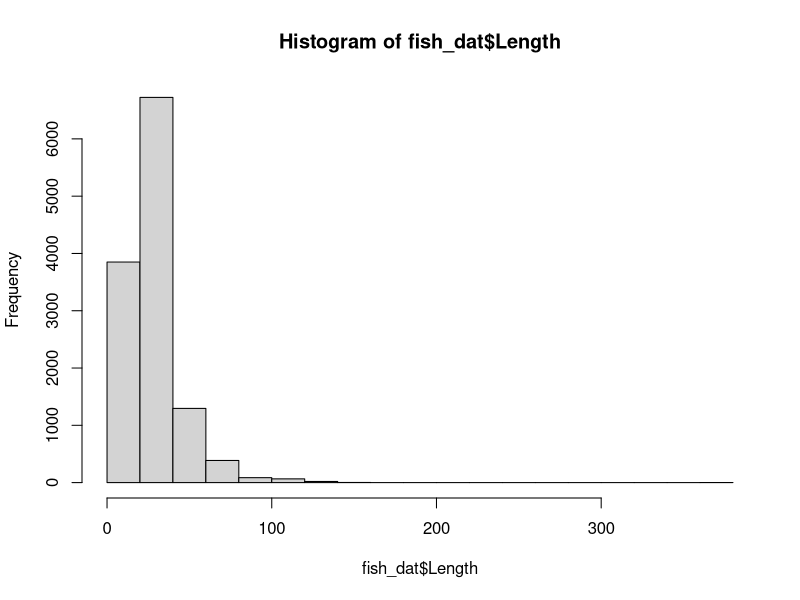
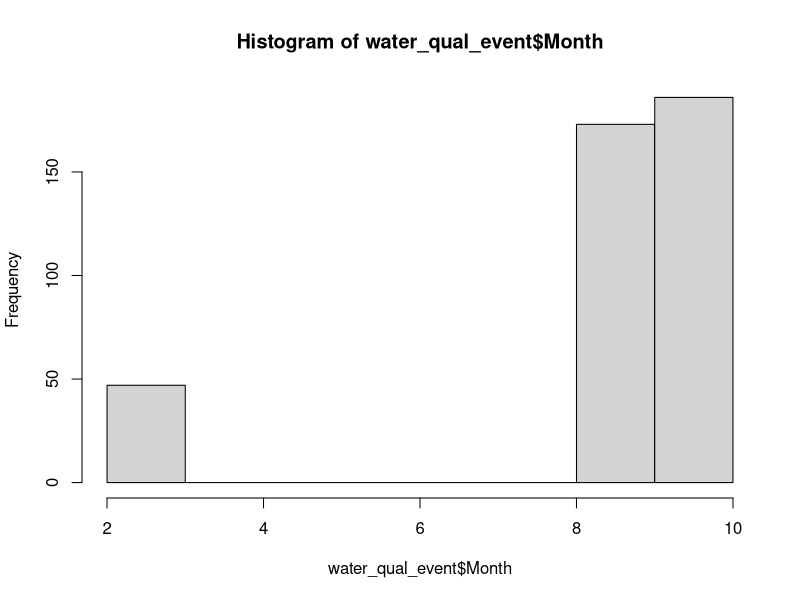
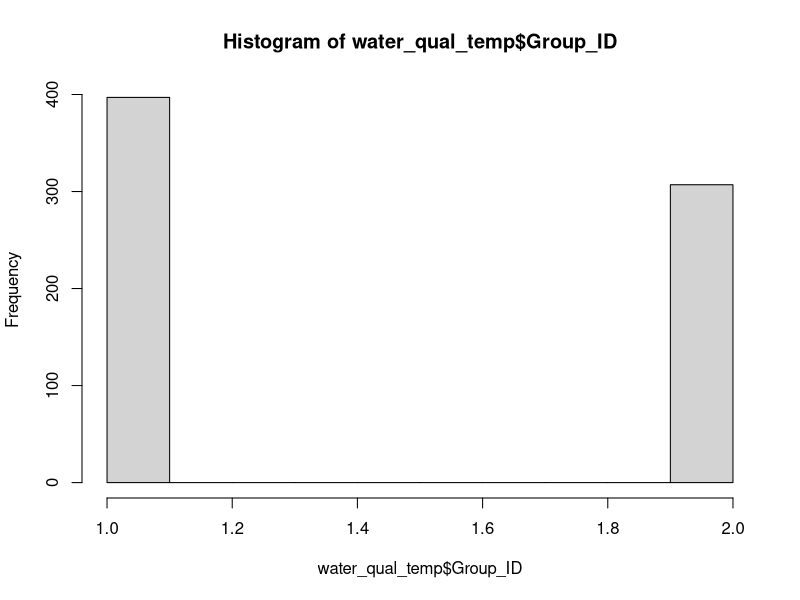
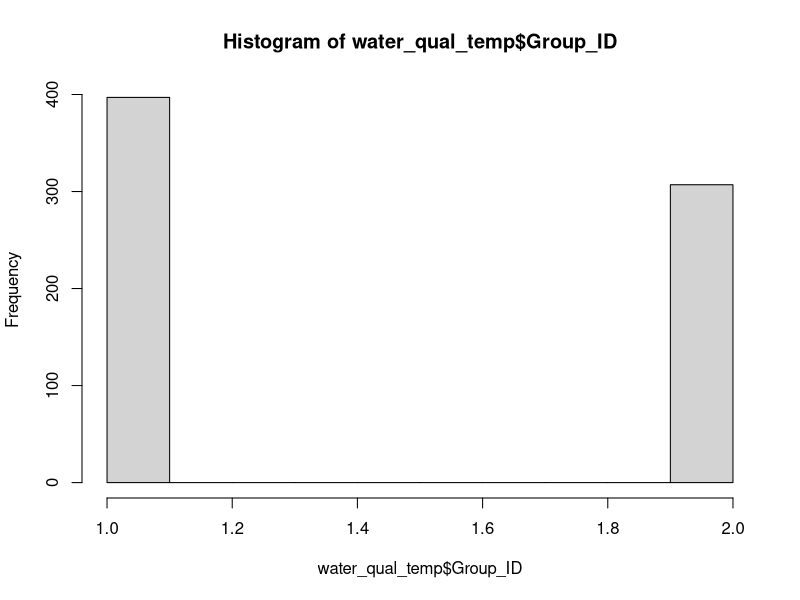
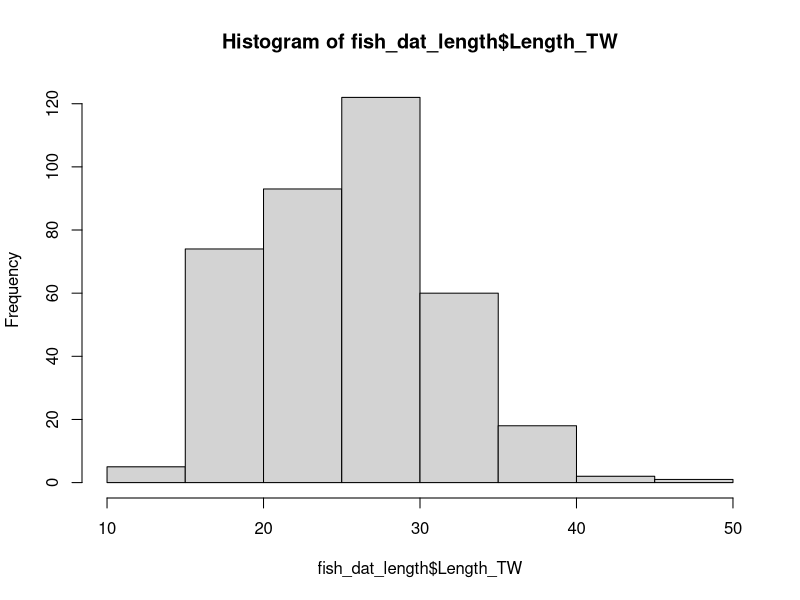
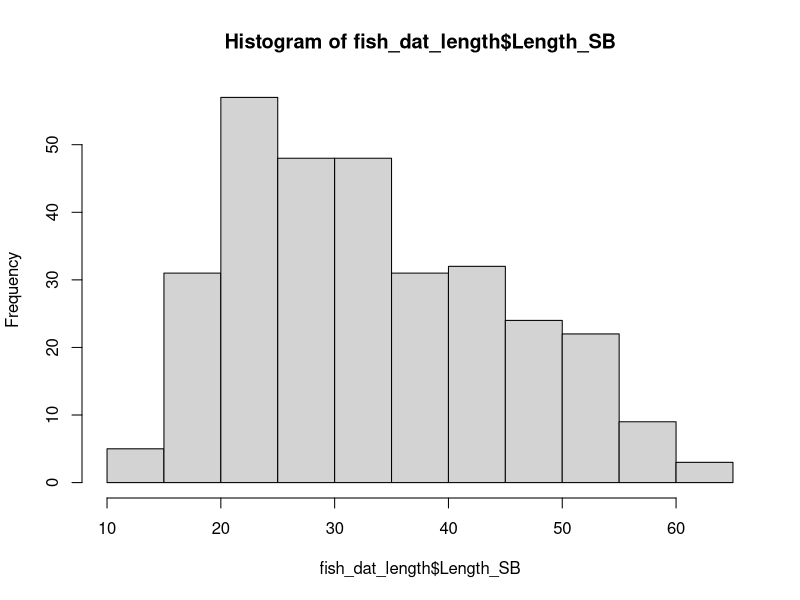
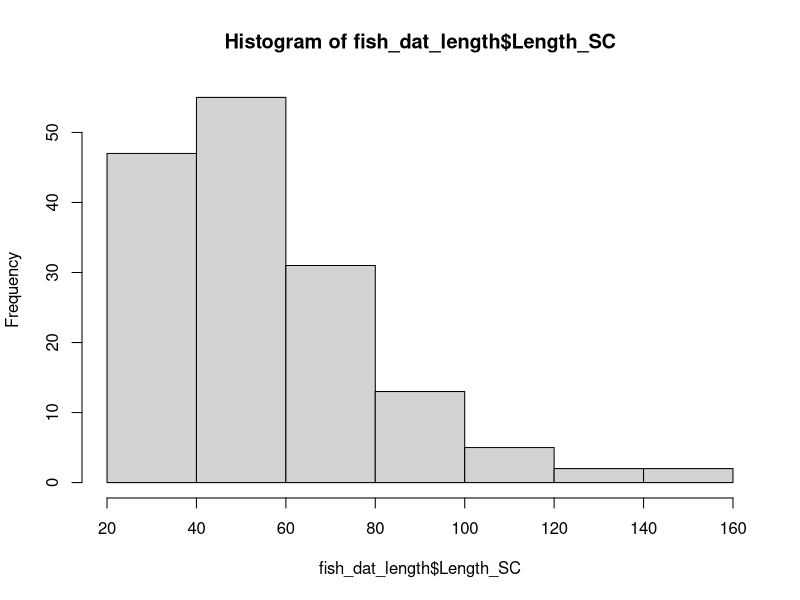
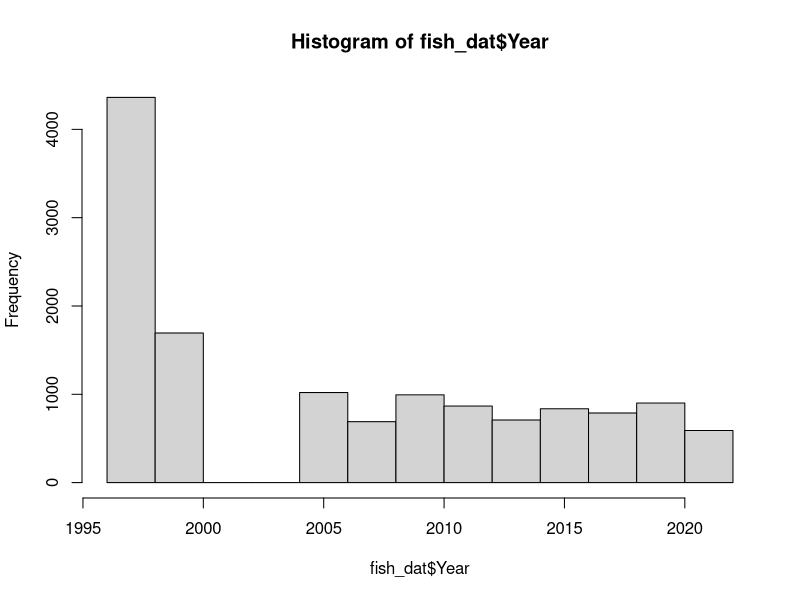

Recreate these plots in R, in order. (Note: this script raises an error after producing the figures.)
### data cleaning

# load packages
library(tidyverse)
library(data.table)
library(lubridate)

## Import three data tables
water_qual_event <- read_csv("Data/water_qual_event.csv", 
                             col_types = cols(Date = col_date(format = "%m/%d/%Y")))
water_qual_event
fish_dat <- read_csv("Data/fish_dat.csv", 
                     col_types = cols(Year = col_double()))
#View(fish_dat)

#some entries in Station ID need to be converted to all caps
fish_dat$Station_ID = toupper(fish_dat$Station_ID)


# import notes problems on rows 12485 and 13444, but I don't see anything wrong.
#note that mort and Injury are all NA
water_qual <- read_csv("Data/water_qual.csv", 
                       col_types = cols(Date = col_date(format = "%m/%d/%Y"), 
                                        ID = col_character(), Start_time = col_character()))

#View(water_qual)
hist(fish_dat$Length) #outlier length on a stickleback (370mm!)  Check with Darren


## To Merge all the files with the fish data, we need to use Year-Season-Station_ID for all three files
# Water_qual_event
water_qual_event$Year <- year(water_qual_event$Date)
water_qual_event$Month <- month(water_qual_event$Date)
hist(water_qual_event$Month)
water_qual_event$Season <- ifelse(water_qual_event$Month < 6, "Winter", "Fall")  # Darren OK'd
water_qual_event$Unique_ID2 <- paste0(water_qual_event$Year,"_", 
                                      water_qual_event$Season, "_", 
                                      water_qual_event$Station_ID)
duplicated(water_qual_event$Unique_ID2) #yay, no duplicates #406 rows

#View(water_qual_event)

#Water_qual
water_qual$Year <- year(water_qual$Date)
water_qual$Month <- month(water_qual$Date)
water_qual$Season <- ifelse(water_qual$Month < 6, "Winter", "Fall")
water_qual$Unique_ID2 <- paste0(water_qual$Year,"_", 
                                water_qual$Season, "_", 
                                water_qual$Station_ID)
duplicated(water_qual$Unique_ID2) #duplicates expected will fix with pivot wider


#fish_dat - sesaon and year done
fish_dat$Unique_ID2 <- paste0(fish_dat$Year,"_", 
                              fish_dat$Season, "_", 
                              fish_dat$Station_ID)
duplicated(fish_dat$Unique_ID2) #mostly duplicate will fix with summarize

#lets make water_qual wide so each even has unique row.  
#currently surface and bottom samples from same even in consecutive rows

## add a unique "Group_ID" to each duplicated row to enable pivot wide
## rowid is from data.table package
water_qual_temp <- water_qual %>% 
  mutate(Group_ID = data.table::rowid(Unique_ID2)) #changed to Unique_ID2

#View(water_qual_temp)
hist(water_qual_temp$Group_ID)

# looks like some data are more than just the 2 values...perhaps these can be deleted?  look at raw data to see why 3-6 samples at some events.
# only 14 instances of > 2 environmental samples...I think we can delete these replicates and just keep the core 2 samples for each parameter.

water_qual_temp <- water_qual_temp %>%
  filter(Group_ID < 3)

hist(water_qual_temp$Group_ID)

# pivot wide
water_qual_wide <- water_qual_temp %>%
  pivot_wider(id_cols = c("Unique_ID2", "Date"), # added Date to keep in file
              names_from = "Group_ID",
              values_from = c("Water_temp", "Spec_cond", "Der_spec_cond", "DO", "Perc_sat", "pH")) #airtemp only 1 measurement
#View(water_qual_wide) #has 397 rows, water_qual_event has 406 rows.  so some events missing WQ data?

# change some character to numeric
water_qual_wide$Water_temp_1 <- as.numeric(water_qual_wide$Water_temp_1)
water_qual_wide$Water_temp_2 <- as.numeric(water_qual_wide$Water_temp_2)
water_qual_wide$Spec_cond_1  <- as.numeric(water_qual_wide$Spec_cond_1)
water_qual_wide$Spec_cond_2  <- as.numeric(water_qual_wide$Spec_cond_2)
water_qual_wide$DO_1  <- as.numeric(water_qual_wide$DO_1)
water_qual_wide$DO_2  <- as.numeric(water_qual_wide$DO_2)
water_qual_wide$Perc_sat_1  <- as.numeric(water_qual_wide$Perc_sat_1)
water_qual_wide$Perc_sat_2  <- as.numeric(water_qual_wide$Perc_sat_2)

#join WQ_event and WQ
WQ_event_WQ <- left_join(water_qual_event, water_qual_wide, by = "Unique_ID2")
#View(WQ_event_WQ) 

# fix some Species naming errors
unique(fish_dat$Species) 
fish_dat$Species <- 
  ifelse(fish_dat$Species == "PSC", "SC",
         ifelse(fish_dat$Species == "SSC", "SC", 
                ifelse(fish_dat$Species == "SCU", "SC", fish_dat$Species)))
unique(fish_dat$Species) #looks good

# get sum fish per day
fish_dat_sum <- 
  fish_dat %>%                                       
  group_by(Unique_ID2, Species) %>%                         
  summarise_at(vars(Numbers),             
               list(spec_sum = sum))
(fish_dat_sum)

#create length columns for each species
# 2023-06-21 Seems to work
## but BB and TTB check on need for weighted means and how to get min and max.
fish_dat_length <- 
  fish_dat %>% 
   filter(!is.na(Length)) %>%     # remove the NA lengths
  pivot_wider(id_cols = "Unique_ID2",
              names_from = "Species",
              values_from = "Length",
              names_prefix = "Length_",
              values_fn = mean)   # added to get mean for the multiple groups of same 
(fish_dat_length)
hist(fish_dat_length$Length_TW)
hist(fish_dat_length$Length_SB)
hist(fish_dat_length$Length_SC)


#### 2023-08-07
#### fixing up the fish length to get species by year.
#### for fish lengths need to use fish_dat

hist(fish_dat$Year)

length.test1 <- 
  fish_dat %>% 
  filter(!is.na(Length)) %>%
  filter(Season == "Fall") %>%
  group_by(Species, Year) %>%
  summarise_at(vars(Length),             
               list(min_length = min,
                    max_length = max,
                    mean_length = mean,
                    sample_size = length))
  
  ggplot(length.test1, aes(Year, mean_length, color = Species)) +
    geom_point() +
    geom_smooth()






## 2023-06-21 LETS TALK THROUGH BELOW SO BB UNDERSTANDS BETTER. 

#expand to individual rows instead of csv
fish_dat_length2 <- fish_dat_length %>% 
  mutate(Length_TW = strsplit(as.character(Length_TW), ",")) %>% 
  unnest(Length_TW)#caused single SB value to fill in for expanded TW rows...need to fix!!!

fish_dat_length3 <- fish_dat_length2 %>% 
  mutate(Length_SB = strsplit(as.character(Length_SB), ",", fixed = TRUE)) %>% 
  unnest(Length_SB)

fish_dat_length4 <- fish_dat_length3 %>% 
  mutate(Length_SC = strsplit(as.character(Length_SC), ",", fixed = TRUE)) %>% 
  unnest(Length_SC)#line 127 error happened to all values that were missing... filled in missing values with the previous value

#View(fish_dat_length4)

#need to remove extra characters "c", "()"
fish_dat_length4$Length_TW<-gsub("c","",as.character(fish_dat_length4$Length_TW))
fish_dat_length4$Length_TW<-gsub("[()]","",as.character(fish_dat_length4$Length_TW))
fish_dat_length4$Length_SB<-gsub("c","",as.character(fish_dat_length4$Length_SB))
fish_dat_length4$Length_SB<-gsub("[()]","",as.character(fish_dat_length4$Length_SB))
fish_dat_length4$Length_SC<-gsub("c","",as.character(fish_dat_length4$Length_SC))
fish_dat_length4$Length_SC<-gsub("[()]","",as.character(fish_dat_length4$Length_SC))

#left with white space - need to remove
fish_dat_length4$Length_TW <- trimws(fish_dat_length4$Length_TW)
fish_dat_length4$Length_SB <- trimws(fish_dat_length4$Length_SB)
fish_dat_length4$Length_SC <- trimws(fish_dat_length4$Length_SC)


## 2023-06-21  ALL GOOD FROM HERE DOWN EXCEPT NEED BREACH DATA.
###---------

# sum fish into columns by species
fish_dat_sum <- 
  fish_dat_sum %>% 
  pivot_wider(id_cols = "Unique_ID2",
              names_from = "Species",
              values_from = "spec_sum",
              names_prefix = "Sum_")

fish_dat_sum <- fish_dat_sum %>% select(-Sum_NONE) #remove "none" column
fish_dat_sum[is.na(fish_dat_sum)] <- 0
(fish_dat_sum)

#calculate min, max, mean for species length per unique ID  (consider adding 95% CI) !!
## FIX so that column is pulling TWG length only and not all species lengths
#this section has not run yet - need to fix error on line 127
TW_stats <- fish_dat_length %>%
  group_by(Unique_ID2) %>%                         
  summarise_at(vars(Length_TW),             
               list(TW_min_length = min,
                    TW_max_length = max,
                    TW_mean_length = mean))

SB_stats <- fish_dat_length4 %>%
  group_by(Unique_ID2) %>%                         
  summarise_at(vars(Length_SB),             
               list(SB_min_length = min,
                    SB_max_length = max,
                    SB_mean_length = mean))

SC_stats <- fish_dat_length4 %>%
  group_by(Unique_ID2) %>%                         
  summarise_at(vars(Length_SC),             
               list(SC_min_length = min,
                    SC_max_length = max,
                    SC_mean_length = mean))

#join all min/max/mean columns into one table, then join to goby_master
#need to do

#calculate sum of mortality per unique ID


# Note that mortality and injury data are all NA when imported.  TTB please check original data. 
fish_mort <- fish_dat %>%                                       
  group_by(Unique_ID2, Species) %>%                         
  summarise_at(vars(Mort),             
               list(mort_sum = sum))

fish_mortality <- 
  fish_mort %>% 
  pivot_wider(id_cols = "Unique_ID2",
              names_from = "Species",
              values_from = "mort_sum",
              names_prefix = "Mort_")
fish_mortality <- fish_mortality %>% select(-Mort_NONE)


#calculate sum of injury per unique ID
fish_injury <- fish_dat %>%                                       
  group_by(Unique_ID2, Species) %>%                         
  summarise_at(vars(Injury),             
               list(inj_sum = sum))
summary(fish_dat)
#fish_injury <- fish_injury %>% select(-NONE)

#calculate sum of microsporidian per unique ID
###change N/Y to 0/1 first
fish_dat_temp <- fish_dat %>%
  mutate(Microsporidian = ifelse(Microsporidian == "N",0,1))

fish_dat <- fish_dat_temp %>% mutate(Microsporidian = ifelse(is.na(Microsporidian), 0, Microsporidian))

microsporidium <- fish_dat %>% group_by(Unique_ID2) %>%                         
  summarise_at(vars(Microsporidian),             
               list(micro_sum = sum))
microsporidium

### let's join all our five datasets
#water_qual_event 
#water_qual_wide,
#fish_dat_sum
#fish_stats
#microsporidium
#fish_mortality <- all NAs, so check original data
#fish_injury    <- all NAs, so check original data

#change unique ID so all letters are capitalized to match with wq wide
goby_master <- list(water_qual_event, water_qual_wide, fish_dat_sum, microsporidium) %>%   #will add fish_mort ## removed fish_stats, 
  reduce(left_join, by = "Unique_ID2")
str(goby_master)
goby_master

#Volume is just mean depth by area and volumer has one na.  so replace all and make numeric
goby_master$volume <- goby_master$Ave_depth * goby_master$Area
goby_master$Volumer <- as.numeric(goby_master$Volumer)

plot(goby_master$volume, as.numeric(goby_master$Volumer))  
# question for Darren, why does volume and Volumer usually but not always match?


goby_master$Volume_Match <- goby_master$Volumer == goby_master$volume

#date fields match?
goby_master$Match <- goby_master$Date.x == goby_master$Date.y
# 5 dates don't match and are 1-2 days different, must have been data collected on two days due to logistics.

goby_master <- goby_master %>%
  rename("Zone" = "Zone 2")

goby_master$Zone <- as.factor(goby_master$Zone)


#1 case where volume = 0 was in shallow mud.  assign a really small area
hist(goby_master$volume)
goby_master$volume <- ifelse(goby_master$volume == 0, 0.2, goby_master$volume)

#look at zones to combine.  refer to previous report.
plot(goby_master$Zone)

# remove the Winter data?
table(goby_master$Season)

str(goby_master)
goby_master$Water_temp_1 <- as.numeric(goby_master$Water_temp_1)
hist(goby_master$Water_temp_1)



## TO DO
# pool zones?
# include precip data
# breach data?

### NEW 5/26 #####
# drop winter data
# goby_master[goby_master$Season != "Winter"]  

goby_master <-  goby_master %>% filter(Season != "Winter")

#View(goby_master)

# drop zones 
#goby_master[goby_master$Zone != "NE" & goby_master$Zone != "SE" & goby_master$Zone != "SW"]

#KeepZone<- c("E", "W", "NW")

goby_master <-  goby_master %>% filter(Zone != "NE") %>% 
  filter(Zone != "SE") %>% 
  filter(Zone != "SW") 

#View(goby_master)

#goby_master$avg_WT <- mean(goby_master$Water_temp_1, goby_master$Water_temp_1)

# Duplicates the temp_mean below...can delete
# library(dplyr)
# goby_master <- goby_master %>%
#   mutate(val= (pmax(Water_temp_1, Water_temp_2, na.rm=TRUE)+
#                  pmin(Water_temp_1, Water_temp_2, na.rm=TRUE))/2)

# Works fine for mean temp
goby_master <- goby_master %>% mutate(temp_mean = rowMeans(across(starts_with("Water_temp")), na.rm=TRUE))

#plot(goby_master$val, goby_master$temp_mean)

#minimum DO
goby_master$min_DO <- do.call(pmin, c(goby_master[,c("DO_1", "DO_2")], na.rm=TRUE))
#View(goby_master)

#join rainfall data by year

library(readr)
rainfall_data <- read_csv("Data/rainfall_data.csv")
rainfall_data

rainfall_data <- rainfall_data[,-c(4:15)]
goby_master_1 <- left_join(goby_master, rainfall_data, by = "Year")
hist(rainfall_data$Rain_Sum)

#join breach data based on year
library(tidyverse)
breach_data <- read_csv("Data/breach_data.csv", 
                        col_types = cols(Date_Latest_Breach = col_date(format = "%m/%d/%Y")))
goby_master_2 <- left_join(goby_master_1, breach_data, by = "Year")

#create new column for Date.x - Date_Latest_Breach
goby_master_2$breach_days <- goby_master_2$Date.x - goby_master_2$Date_Latest_Breach
goby_master_2$breach_days <- as.numeric(goby_master_2$breach_days)

#remove days inside value or use lubridate package for calculating difference in days
hist(goby_master_2$breach_days)

#change "muck (organic)" to "muck"
goby_master_2$Dom_substrate[goby_master_2$Dom_substrate == 'muck (organic)'] <- 'muck'
goby_master_2$Subdom_substrate[goby_master_2$Subdom_substrate == 'muck (organic)'] <- 'muck'

#calculate density for each species (SC, SB, TW)
goby_master_2$TW_density <- (goby_master_2$Sum_TW/goby_master_2$volume)
goby_master_2$SC_density <- (goby_master_2$Sum_SC/goby_master_2$volume)
goby_master_2$SB_density <- (goby_master_2$Sum_SB/goby_master_2$volume)
#View(goby_master_2)

str(goby_master_2)

#calculate years since latest breach
goby_master_2$Breach_Year <- format.Date(as.Date(goby_master_2$Date_Latest_Breach, format="%d/%m/%Y"),"%Y")
goby_master_2$Since_Breach <- as.numeric(goby_master_2$Year) - as.numeric(goby_master_2$Breach_Year)

#calculate total number of breach days per year (import from excel)

## 2023-06-21
## BB import total_breaches from new google folder...

### 2023-06-21
### NEED TOTAL BREACH DATA
library(tidyverse)
goby_master_2 <- left_join(goby_master_2, total_breaches, by = "Year")


#get stats for each variable

#Date.x
summary(goby_master_2$Date.x)
sum(is.na(goby_master_2$Date.x))
list(goby_master_2$Date.x)
hist(goby_master_2$Date.x, breaks=30)

#Zone
summary(goby_master_2$Zone)
sum(is.na(goby_master_2$Zone))
tabledata <- table(goby_master_2$Zone)
barplot(tabledata)

#Dom_substrate
library(dplyr)
goby_master_2 %>% 
  count(Dom_substrate)
sum(is.na(goby_master_2$Dom_substrate))
list(goby_master_2$Dom_substrate)
tabledata <- table(goby_master_2$Dom_substrate)
barplot(tabledata)

#SAV
summary(goby_master_2$SAV)
goby_master_2 %>% 
  count(SAV)
hist(goby_master_2$SAV)

#Season
goby_master_2 %>% 
  count(Season)
sum(is.na(goby_master_2$Season))

#Sum_TW
summary(goby_master_2$Sum_TW)
sum(is.na(goby_master_2$Sum_TW))
hist(goby_master_2$Sum_TW)

#Sum_SC
summary(goby_master_2$Sum_SC)
sum(is.na(goby_master_2$Sum_SC))
hist(goby_master_2$Sum_SC)

#Sum_SB
summary(goby_master_2$Sum_SB)
sum(is.na(goby_master_2$Sum_SB))
hist(goby_master_2$Sum_SB)

#Volume
summary(goby_master_2$volume)
sum(is.na(goby_master_2$volume))
hist(goby_master_2$volume)


#temp_mean
summary(goby_master_2$temp_mean)
hist(goby_master_2$temp_mean)

#min_DO
summary(goby_master_2$min_DO)
hist(goby_master_2$min_DO)

#rain_sum
summary(goby_master_2$Rain_Sum)
sum(is.na(goby_master_2$Rain_Sum))
hist(goby_master_2$Rain_Sum)

#breach_days
summary(goby_master_2$breach_days)
sum(is.na(goby_master_2$breach_days))
hist(goby_master_2$breach_days)

#TW_density
summary(goby_master_2$TW_density)
sum(is.na(goby_master_2$TW_density))
hist(goby_master_2$TW_density)

#SC_density
summary(goby_master_2$SC_density)
sum(is.na(goby_master_2$SC_density))
hist(goby_master_2$SC_density)

#SB_density
summary(goby_master_2$SB_density)
sum(is.na(goby_master_2$SB_density))
hist(goby_master_2$SB_density)


write.csv(goby_master_2, "/Users/Thuy-Tien/R files/goby/goby_master_2.csv", row.names=FALSE)
write.csv(goby_master_2, "data/goby_master_2.csv", row.names=FALSE)



#####OK goby_master ready for analysis -----------------------------------------










